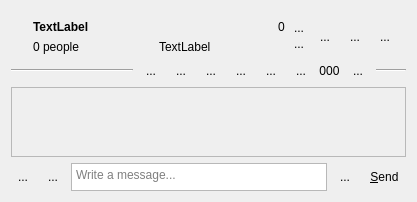
      <widget class="QWidget" name="page_2">
       <layout class="QVBoxLayout" name="verticalLayout_14">
        <item>
         <widget class="QWidget" name="widget_2" native="true">
          <layout class="QHBoxLayout" name="horizontalLayout_8">
           <property name="bottomMargin">
            <number>0</number>
           </property>
           <item>
            <widget class="QLabel" name="label_4">
             <property name="maximumSize">
              <size>
               <width>32</width>
               <height>32</height>
              </size>
             </property>
             <property name="text">
              <string/>
             </property>
             <property name="pixmap">
              <pixmap resource="rcc.qrc">:/icons/icon_avatar_40.png</pixmap>
             </property>
            </widget>
           </item>
           <item>
            <layout class="QVBoxLayout" name="verticalLayout_4">
             <item>
              <layout class="QHBoxLayout" name="horizontalLayout_5">
               <item>
                <widget class="QLabel" name="label_5">
                 <property name="sizePolicy">
                  <sizepolicy hsizetype="Expanding" vsizetype="Preferred">
                   <horstretch>0</horstretch>
                   <verstretch>0</verstretch>
                  </sizepolicy>
                 </property>
                 <property name="font">
                  <font>
                   <weight>75</weight>
                   <bold>true</bold>
                  </font>
                 </property>
                 <property name="text">
                  <string>TextLabel</string>
                 </property>
                 <property name="textInteractionFlags">
                  <set>Qt::LinksAccessibleByMouse|Qt::TextSelectableByMouse</set>
                 </property>
                </widget>
               </item>
               <item>
                <widget class="QLabel" name="LabelMsgCount">
                 <property name="text">
                  <string>0</string>
                 </property>
                </widget>
               </item>
              </layout>
             </item>
             <item>
              <layout class="QHBoxLayout" name="horizontalLayout_4">
               <property name="spacing">
                <number>0</number>
               </property>
               <item>
                <widget class="QLabel" name="label_6">
                 <property name="sizePolicy">
                  <sizepolicy hsizetype="Expanding" vsizetype="Preferred">
                   <horstretch>0</horstretch>
                   <verstretch>0</verstretch>
                  </sizepolicy>
                 </property>
                 <property name="text">
                  <string>0 people</string>
                 </property>
                 <property name="textInteractionFlags">
                  <set>Qt::LinksAccessibleByMouse|Qt::TextSelectableByMouse</set>
                 </property>
                </widget>
               </item>
               <item>
                <widget class="QLabel" name="label_7">
                 <property name="sizePolicy">
                  <sizepolicy hsizetype="Expanding" vsizetype="Preferred">
                   <horstretch>0</horstretch>
                   <verstretch>0</verstretch>
                  </sizepolicy>
                 </property>
                 <property name="text">
                  <string>TextLabel</string>
                 </property>
                 <property name="textInteractionFlags">
                  <set>Qt::LinksAccessibleByMouse|Qt::TextSelectableByMouse</set>
                 </property>
                </widget>
               </item>
              </layout>
             </item>
            </layout>
           </item>
           <item>
            <layout class="QVBoxLayout" name="verticalLayout_7">
             <property name="spacing">
              <number>0</number>
             </property>
             <item>
              <widget class="QToolButton" name="toolButton_15">
               <property name="maximumSize">
                <size>
                 <width>16</width>
                 <height>16</height>
                </size>
               </property>
               <property name="focusPolicy">
                <enum>Qt::NoFocus</enum>
               </property>
               <property name="text">
                <string>...</string>
               </property>
               <property name="icon">
                <iconset resource="rcc.qrc">
                 <normaloff>:/icons/phone_mic_gray64.png</normaloff>:/icons/phone_mic_gray64.png</iconset>
               </property>
               <property name="iconSize">
                <size>
                 <width>12</width>
                 <height>16</height>
                </size>
               </property>
               <property name="autoRaise">
                <bool>true</bool>
               </property>
              </widget>
             </item>
             <item>
              <widget class="QToolButton" name="toolButton_16">
               <property name="maximumSize">
                <size>
                 <width>16</width>
                 <height>16</height>
                </size>
               </property>
               <property name="focusPolicy">
                <enum>Qt::NoFocus</enum>
               </property>
               <property name="text">
                <string>...</string>
               </property>
               <property name="icon">
                <iconset resource="rcc.qrc">
                 <normaloff>:/icons/speaker_volume_gray64.png</normaloff>:/icons/speaker_volume_gray64.png</iconset>
               </property>
               <property name="iconSize">
                <size>
                 <width>12</width>
                 <height>12</height>
                </size>
               </property>
               <property name="autoRaise">
                <bool>true</bool>
               </property>
              </widget>
             </item>
            </layout>
           </item>
           <item>
            <widget class="QToolButton" name="toolButton_13">
             <property name="minimumSize">
              <size>
               <width>0</width>
               <height>0</height>
              </size>
             </property>
             <property name="focusPolicy">
              <enum>Qt::NoFocus</enum>
             </property>
             <property name="text">
              <string>...</string>
             </property>
             <property name="icon">
              <iconset resource="rcc.qrc">
               <normaloff>:/icons/phone_call_gray64.png</normaloff>:/icons/phone_call_gray64.png</iconset>
             </property>
             <property name="iconSize">
              <size>
               <width>32</width>
               <height>32</height>
              </size>
             </property>
             <property name="autoRaise">
              <bool>true</bool>
             </property>
            </widget>
           </item>
           <item>
            <widget class="QToolButton" name="toolButton_14">
             <property name="minimumSize">
              <size>
               <width>0</width>
               <height>0</height>
              </size>
             </property>
             <property name="focusPolicy">
              <enum>Qt::NoFocus</enum>
             </property>
             <property name="text">
              <string>...</string>
             </property>
             <property name="icon">
              <iconset resource="rcc.qrc">
               <normaloff>:/icons/video_recorder_gray64.png</normaloff>:/icons/video_recorder_gray64.png</iconset>
             </property>
             <property name="iconSize">
              <size>
               <width>32</width>
               <height>32</height>
              </size>
             </property>
             <property name="autoRaise">
              <bool>true</bool>
             </property>
            </widget>
           </item>
           <item>
            <widget class="QToolButton" name="toolButton_22">
             <property name="text">
              <string>...</string>
             </property>
             <property name="icon">
              <iconset resource="rcc.qrc">
               <normaloff>:/icons/vertical-ellipsis_gray32.png</normaloff>:/icons/vertical-ellipsis_gray32.png</iconset>
             </property>
             <property name="iconSize">
              <size>
               <width>32</width>
               <height>32</height>
              </size>
             </property>
             <property name="popupMode">
              <enum>QToolButton::InstantPopup</enum>
             </property>
             <property name="autoRaise">
              <bool>true</bool>
             </property>
            </widget>
           </item>
          </layout>
         </widget>
        </item>
        <item>
         <layout class="QHBoxLayout" name="horizontalLayout_9">
          <item>
           <widget class="Line" name="LineHeadSepLeft">
            <property name="sizePolicy">
             <sizepolicy hsizetype="Expanding" vsizetype="Fixed">
              <horstretch>0</horstretch>
              <verstretch>0</verstretch>
             </sizepolicy>
            </property>
            <property name="orientation">
             <enum>Qt::Horizontal</enum>
            </property>
           </widget>
          </item>
          <item>
           <widget class="QToolButton" name="toolButton_24">
            <property name="toolTip">
             <string>Scroll content Fixed</string>
            </property>
            <property name="text">
             <string>...</string>
            </property>
            <property name="autoRaise">
             <bool>true</bool>
            </property>
           </widget>
          </item>
          <item>
           <widget class="QToolButton" name="toolButton_25">
            <property name="toolTip">
             <string>Scroll content Max</string>
            </property>
            <property name="text">
             <string>...</string>
            </property>
            <property name="autoRaise">
             <bool>true</bool>
            </property>
           </widget>
          </item>
          <item>
           <widget class="QToolButton" name="toolButton_26">
            <property name="toolTip">
             <string>Scroll content Prefer</string>
            </property>
            <property name="text">
             <string>...</string>
            </property>
            <property name="autoRaise">
             <bool>true</bool>
            </property>
           </widget>
          </item>
          <item>
           <widget class="QToolButton" name="toolButton_27">
            <property name="toolTip">
             <string>Scroll content Min</string>
            </property>
            <property name="text">
             <string>...</string>
            </property>
            <property name="autoRaise">
             <bool>true</bool>
            </property>
           </widget>
          </item>
          <item>
           <widget class="QToolButton" name="toolButton_28">
            <property name="toolTip">
             <string>Scroll content Expand</string>
            </property>
            <property name="text">
             <string>...</string>
            </property>
            <property name="autoRaise">
             <bool>true</bool>
            </property>
           </widget>
          </item>
          <item>
           <widget class="QToolButton" name="toolButton_29">
            <property name="toolTip">
             <string>Scroll content Min Expand</string>
            </property>
            <property name="text">
             <string>...</string>
            </property>
            <property name="autoRaise">
             <bool>true</bool>
            </property>
           </widget>
          </item>
          <item>
           <widget class="QLabel" name="LabelMsgCount2">
            <property name="sizePolicy">
             <sizepolicy hsizetype="Preferred" vsizetype="Preferred">
              <horstretch>0</horstretch>
              <verstretch>0</verstretch>
             </sizepolicy>
            </property>
            <property name="text">
             <string>000</string>
            </property>
            <property name="alignment">
             <set>Qt::AlignCenter</set>
            </property>
           </widget>
          </item>
          <item>
           <widget class="QToolButton" name="toolButton_23">
            <property name="toolTip">
             <string>Load older messages</string>
            </property>
            <property name="text">
             <string>...</string>
            </property>
            <property name="autoRaise">
             <bool>true</bool>
            </property>
           </widget>
          </item>
          <item>
           <widget class="Line" name="LineHeadSepRight">
            <property name="sizePolicy">
             <sizepolicy hsizetype="Fixed" vsizetype="Fixed">
              <horstretch>0</horstretch>
              <verstretch>0</verstretch>
             </sizepolicy>
            </property>
            <property name="minimumSize">
             <size>
              <width>30</width>
              <height>0</height>
             </size>
            </property>
            <property name="orientation">
             <enum>Qt::Horizontal</enum>
            </property>
           </widget>
          </item>
         </layout>
        </item>
        <item>
         <widget class="QScrollArea" name="scrollArea_2">
          <property name="sizePolicy">
           <sizepolicy hsizetype="Preferred" vsizetype="Expanding">
            <horstretch>0</horstretch>
            <verstretch>0</verstretch>
           </sizepolicy>
          </property>
          <property name="focusPolicy">
           <enum>Qt::NoFocus</enum>
          </property>
          <property name="horizontalScrollBarPolicy">
           <enum>Qt::ScrollBarAlwaysOff</enum>
          </property>
          <property name="widgetResizable">
           <bool>true</bool>
          </property>
          <property name="alignment">
           <set>Qt::AlignBottom|Qt::AlignLeading|Qt::AlignLeft</set>
          </property>
          <widget class="QWidget" name="scrollAreaWidgetContents_2">
           <property name="geometry">
            <rect>
             <x>0</x>
             <y>0</y>
             <width>66</width>
             <height>16</height>
            </rect>
           </property>
           <property name="sizePolicy">
            <sizepolicy hsizetype="Preferred" vsizetype="Fixed">
             <horstretch>0</horstretch>
             <verstretch>0</verstretch>
            </sizepolicy>
           </property>
           <layout class="QVBoxLayout" name="verticalLayout_3">
            <property name="spacing">
             <number>0</number>
            </property>
            <property name="leftMargin">
             <number>0</number>
            </property>
            <property name="topMargin">
             <number>0</number>
            </property>
            <property name="rightMargin">
             <number>0</number>
            </property>
            <property name="bottomMargin">
             <number>0</number>
            </property>
           </layout>
          </widget>
         </widget>
        </item>
        <item>
         <layout class="QGridLayout" name="gridLayout_3">
          <item row="1" column="4">
           <widget class="QToolButton" name="toolButton_10">
            <property name="focusPolicy">
             <enum>Qt::NoFocus</enum>
            </property>
            <property name="toolTip">
             <string>Emoji. Mouse over for show.</string>
            </property>
            <property name="text">
             <string>...</string>
            </property>
            <property name="icon">
             <iconset resource="rcc.qrc">
              <normaloff>:/icons/smile_gray64.png</normaloff>:/icons/smile_gray64.png</iconset>
            </property>
            <property name="iconSize">
             <size>
              <width>22</width>
              <height>22</height>
             </size>
            </property>
            <property name="autoRaise">
             <bool>true</bool>
            </property>
           </widget>
          </item>
          <item row="1" column="5">
           <widget class="QToolButton" name="toolButton_18">
            <property name="focusPolicy">
             <enum>Qt::NoFocus</enum>
            </property>
            <property name="text">
             <string>&amp;Send</string>
            </property>
            <property name="icon">
             <iconset resource="rcc.qrc">
              <normaloff>:/icons/cursor_gray64.png</normaloff>:/icons/cursor_gray64.png</iconset>
            </property>
            <property name="iconSize">
             <size>
              <width>22</width>
              <height>22</height>
             </size>
            </property>
            <property name="toolButtonStyle">
             <enum>Qt::ToolButtonTextBesideIcon</enum>
            </property>
            <property name="autoRaise">
             <bool>true</bool>
            </property>
           </widget>
          </item>
          <item row="1" column="2">
           <widget class="QTextEdit" name="textEdit_3">
            <property name="sizePolicy">
             <sizepolicy hsizetype="Expanding" vsizetype="Preferred">
              <horstretch>0</horstretch>
              <verstretch>0</verstretch>
             </sizepolicy>
            </property>
            <property name="maximumSize">
             <size>
              <width>16777215</width>
              <height>28</height>
             </size>
            </property>
            <property name="mouseTracking">
             <bool>true</bool>
            </property>
            <property name="horizontalScrollBarPolicy">
             <enum>Qt::ScrollBarAlwaysOff</enum>
            </property>
            <property name="acceptRichText">
             <bool>false</bool>
            </property>
            <property name="placeholderText">
             <string>Write a message...</string>
            </property>
           </widget>
          </item>
          <item row="1" column="1">
           <widget class="QToolButton" name="toolButton_9">
            <property name="focusPolicy">
             <enum>Qt::NoFocus</enum>
            </property>
            <property name="toolTip">
             <string>Send snapshot</string>
            </property>
            <property name="text">
             <string>...</string>
            </property>
            <property name="icon">
             <iconset resource="rcc.qrc">
              <normaloff>:/icons/snapshot@2x.png</normaloff>:/icons/snapshot@2x.png</iconset>
            </property>
            <property name="iconSize">
             <size>
              <width>22</width>
              <height>22</height>
             </size>
            </property>
            <property name="autoRaise">
             <bool>true</bool>
            </property>
           </widget>
          </item>
          <item row="1" column="0">
           <widget class="QToolButton" name="toolButton_8">
            <property name="focusPolicy">
             <enum>Qt::NoFocus</enum>
            </property>
            <property name="toolTip">
             <string>Send File</string>
            </property>
            <property name="text">
             <string>...</string>
            </property>
            <property name="icon">
             <iconset resource="rcc.qrc">
              <normaloff>:/icons/paper-clip-outline_gray64.png</normaloff>:/icons/paper-clip-outline_gray64.png</iconset>
            </property>
            <property name="iconSize">
             <size>
              <width>22</width>
              <height>22</height>
             </size>
            </property>
            <property name="autoRaise">
             <bool>true</bool>
            </property>
           </widget>
          </item>
         </layout>
        </item>
       </layout>
      </widget>
